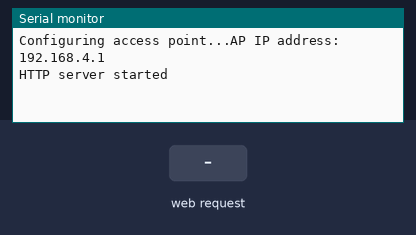
Bench run of a sketch on a simulated ESP8266 (NodeMCU). Parts: the last lines printed to the serial monitor. Inputs (shaded band) come from the test bench.

Above: at 2.2 s.
2.3 s: HTTP request GET /data received
At 2.8 s:
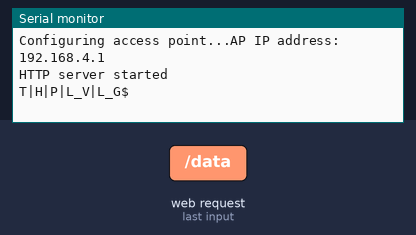
3.8 s: HTTP request GET /data?t=1 received
At 5.1 s:
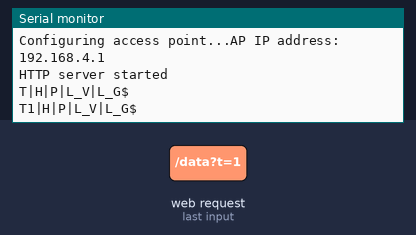

The sketch:

esp_rx.ino
```cpp
// (licence header left out)
/* Create a WiFi access point and provide a web server on it. */


// ^ ^ ^ ^ ^
// | | | | |
// CODE BASED 0N THIS EXAMPLE

#include <ESP8266WiFi.h>
#include <WiFiClient.h>
#include <ESP8266WebServer.h>
#include <SoftwareSerial.h>

#ifndef APSSID
#define APSSID "Etest"
#define APPSK "thereisnospoon"
#endif
SoftwareSerial mySerial(D5, D6); // RX, TX

/* Set these to your desired credentials. */
const char *ssid = APSSID;
const char *password = APPSK;
String t;
String h;
String p;
String l_v;
String l_g;
int last;
String terminator = "$";

ESP8266WebServer server(80);

/* Just a little test message.  Go to http://192.168.4.1 in a web browser
   connected to this access point to see it.
*/
void handleRoot() {
  server.send(200, "text/html", "<h1>You are connected</h1>");
}

void handleData()
{
  if (server.hasArg("t")) t = server.arg("t");
  if (server.hasArg("h")) h = server.arg("h");
  if (server.hasArg("p")) p = server.arg("p");
  if (server.hasArg("l_v")) l_v = server.arg("l_v");
  if (server.hasArg("l_g")) l_g = server.arg("l_g");
  String mess = "T" + String(t) + "|H" + String(h) + "|P" + String(p) + "|L_V" + String(l_v) + "|L_G" + String(l_g) + terminator;
  Serial.println(mess);
  mySerial.println(mess);

  server.send(200, "text/plain", "OK");
}

void setup() {
  delay(1000);
  Serial.begin(115200);
  mySerial.begin(9600);
  Serial.println();
  Serial.print("Configuring access point...");
  /* You can remove the password parameter if you want the AP to be open. */
  WiFi.mode(WIFI_AP);
  WiFi.softAP(ssid, password);

  IPAddress myIP = WiFi.softAPIP();
  Serial.print("AP IP address: ");
  Serial.println(myIP);
  server.on("/", handleRoot);
  server.on("/data", handleData);
  server.begin();
  Serial.println("HTTP server started");
}

void loop() {
  server.handleClient();
}
```

Measured:
- after the input at 2.3 s, the serial monitor: prints a new line at once (image 1)
- after the input at 3.8 s, the serial monitor: prints a new line at once (image 2)
